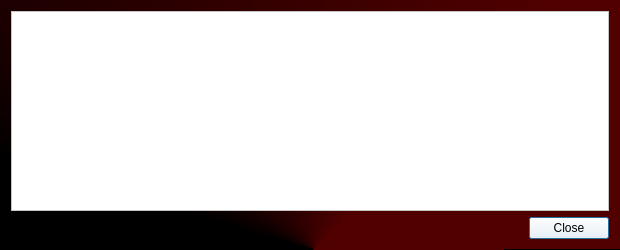
<?xml version="1.0" encoding="UTF-8"?>
<ui version="4.0">
 <class>TransactionDescDialog</class>
 <widget class="QDialog" name="TransactionDescDialog">
  <property name="geometry">
   <rect>
    <x>0</x>
    <y>0</y>
    <width>620</width>
    <height>250</height>
   </rect>
  </property>
  <property name="windowTitle">
   <string>Transaction details</string>
  </property>
  <property name="styleSheet">
   <string notr="true">font: 75 12pt &quot;Century Gothic&quot;;
background-color: qconicalgradient(cx:0.506, cy:1, angle:0.2, stop:0.1875 rgba(81, 0, 0, 255), stop:0.397727 rgba(0, 0, 0, 255));</string>
  </property>
  <layout class="QVBoxLayout" name="verticalLayout">
   <item>
    <widget class="QTextEdit" name="detailText">
     <property name="toolTip">
      <string>This pane shows a detailed description of the transaction</string>
     </property>
     <property name="styleSheet">
      <string notr="true">font: 75 8pt &quot;Century Gothic&quot;;
background: #ffffff;
color: #000000</string>
     </property>
     <property name="readOnly">
      <bool>true</bool>
     </property>
    </widget>
   </item>
   <item>
    <widget class="QDialogButtonBox" name="buttonBox">
     <property name="styleSheet">
      <string notr="true">font: 75 10pt &quot;Century Gothic&quot;;
background: #ffffff;
color: #000000</string>
     </property>
     <property name="orientation">
      <enum>Qt::Horizontal</enum>
     </property>
     <property name="standardButtons">
      <set>QDialogButtonBox::Close</set>
     </property>
    </widget>
   </item>
  </layout>
 </widget>
 <resources/>
 <connections>
  <connection>
   <sender>buttonBox</sender>
   <signal>accepted()</signal>
   <receiver>TransactionDescDialog</receiver>
   <slot>accept()</slot>
   <hints>
    <hint type="sourcelabel">
     <x>248</x>
     <y>254</y>
    </hint>
    <hint type="destinationlabel">
     <x>157</x>
     <y>274</y>
    </hint>
   </hints>
  </connection>
  <connection>
   <sender>buttonBox</sender>
   <signal>rejected()</signal>
   <receiver>TransactionDescDialog</receiver>
   <slot>reject()</slot>
   <hints>
    <hint type="sourcelabel">
     <x>316</x>
     <y>260</y>
    </hint>
    <hint type="destinationlabel">
     <x>286</x>
     <y>274</y>
    </hint>
   </hints>
  </connection>
 </connections>
</ui>
